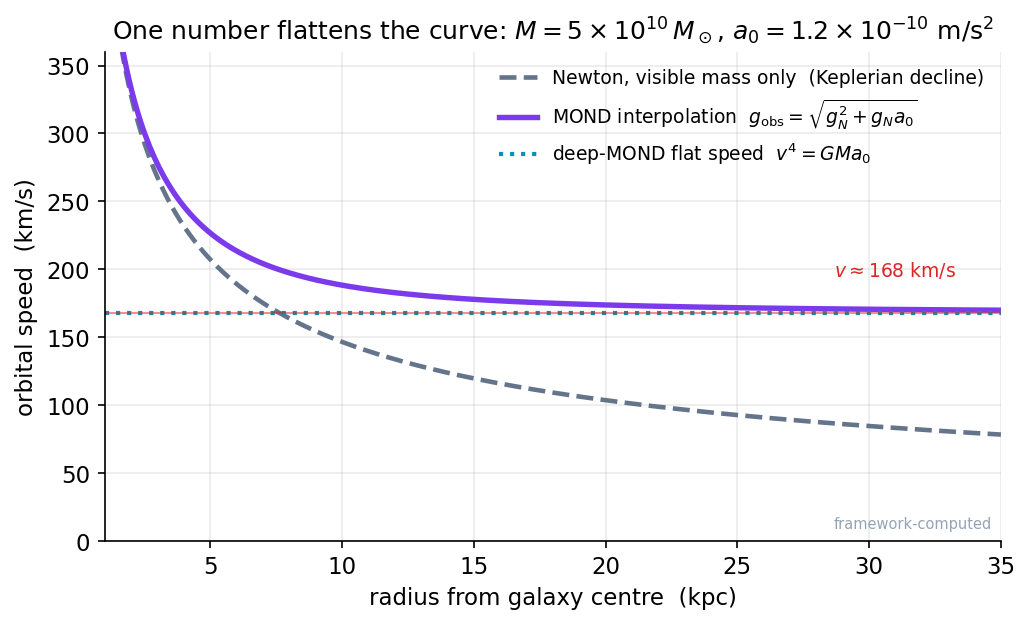

Write Python code to recreate this figure.
import numpy as np, matplotlib
matplotlib.use("Agg")
import matplotlib.pyplot as plt
plt.rcParams.update({"figure.dpi":150,"savefig.dpi":150,"font.size":11,
    "axes.grid":True,"grid.alpha":0.25,"axes.spines.top":False,"axes.spines.right":False,
    "axes.titlesize":12,"figure.facecolor":"white","axes.facecolor":"white"})
C_FW="#7c3aed"; C_NEWTON="#64748b"; C_MOND="#0891b2"; C_DATA="#dc2626"
fig, ax = plt.subplots(figsize=(7,4.3))

# Constants (SI) and a respectable spiral, M = 5e10 solar masses (the chapter's worked example)
G = 6.674e-11; Msun = 1.989e30; a0 = 1.2e-10; kpc = 3.086e19
M = 5e10 * Msun

# Radii out into the flat skirts (point-mass approximation for the outer galaxy)
r = np.linspace(1.0, 35.0, 400) * kpc
gN = G * M / r**2                       # Newtonian field from visible mass alone
v_newton = np.sqrt(gN * r) / 1e3        # Keplerian: declines as 1/sqrt(r)
v_deep   = (G * M * a0)**0.25 + 0*r      # deep-MOND flat line v^4 = G M a0
v_deep   = v_deep / 1e3
gobs = np.sqrt(gN**2 + gN * a0)         # framework interpolation g_obs = sqrt(gN^2 + gN a0)
v_obs  = np.sqrt(gobs * r) / 1e3

rk = r / kpc
ax.plot(rk, v_newton, color=C_NEWTON, ls="--", lw=2.2,
        label="Newton, visible mass only  (Keplerian decline)")
ax.plot(rk, v_obs, color=C_FW, lw=2.6,
        label=r"MOND interpolation  $g_{\rm obs}=\sqrt{g_N^2+g_N a_0}$")
ax.plot(rk, v_deep, color=C_MOND, ls=":", lw=2.0,
        label=r"deep-MOND flat speed  $v^4=GMa_0$")

ax.axhline(168, color=C_DATA, lw=1.0, alpha=0.5)
ax.annotate(r"$v\approx168$ km/s", xy=(31, 168), xytext=(31, 195),
            color=C_DATA, fontsize=9, ha="center")
ax.set_ylim(0, 360)
ax.set_xlim(1, 35)
ax.set_xlabel("radius from galaxy centre  (kpc)")
ax.set_ylabel("orbital speed  (km/s)")
ax.set_title(r"One number flattens the curve: $M=5\times10^{10}\,M_\odot$, $a_0=1.2\times10^{-10}$ m/s$^2$")
ax.legend(frameon=False, fontsize=9, loc="upper right")
ax.text(0.99, 0.02, "framework-computed", transform=ax.transAxes,
        ha="right", va="bottom", fontsize=7, color="#94a3b8")
fig.tight_layout(); fig.savefig("ch17_flat_rotation_curve.png", bbox_inches="tight"); print("ok")
